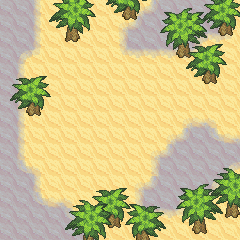

This is a level from a 2D game, rendered from its Tiled map with the project's own tilesets. A one-line summary and the complete map file follow:
An orthogonal 15x15 tile map with 16x16 px tiles, 4 tile layers (Tile Layer 1, Tile Layer 2, Tile Layer 3, Tile Layer 4).

<map version="1.10" tiledversion="1.10.2" orientation="orthogonal" renderorder="right-down" width="15" height="15" tilewidth="16" tileheight="16" infinite="0" nextlayerid="5" nextobjectid="1">
 <tileset firstgid="1" source="../lostlegend.tsx" />
 <layer id="1" name="Tile Layer 1" width="15" height="15">
  <data encoding="csv">
402,165,165,165,165,165,165,165,165,165,165,165,165,165,165,
402,165,165,165,165,165,165,165,165,165,165,165,165,165,165,
402,165,165,165,165,165,165,165,165,165,165,165,165,165,165,
402,165,165,165,165,165,165,165,165,165,165,165,165,165,165,
402,165,165,165,165,165,165,165,165,165,165,165,165,165,165,
402,165,165,165,165,165,165,165,165,165,165,165,165,165,165,
402,165,165,165,165,165,165,165,165,165,165,165,165,165,165,
402,165,165,165,165,165,165,165,165,165,165,165,165,165,165,
402,165,165,165,165,165,165,165,165,165,165,165,165,165,165,
402,165,165,165,165,165,165,165,165,165,165,165,165,165,165,
402,165,165,165,165,165,165,165,165,165,165,165,165,165,165,
402,165,165,165,165,165,165,165,165,165,165,165,165,165,165,
402,165,165,165,165,165,165,165,165,165,165,165,165,165,165,
402,402,165,165,165,165,165,165,165,165,165,165,165,165,165,
402,402,165,165,165,165,165,165,165,165,165,165,165,165,165
</data>
 </layer>
 <layer id="2" name="Tile Layer 2" width="15" height="15">
  <data encoding="csv">
0,402,403,0,0,0,0,0,361,522,402,402,402,402,403,
0,402,403,0,0,0,0,361,522,402,402,402,402,402,403,
0,402,403,0,0,0,0,401,402,402,402,402,481,442,443,
0,481,443,0,0,0,0,441,442,442,442,442,443,0,0,
0,403,0,0,0,0,0,0,0,0,0,0,0,0,0,
0,403,0,0,0,0,0,0,0,0,0,0,0,0,0,
0,403,0,0,0,0,0,0,0,0,0,0,0,0,0,
0,403,0,0,0,0,0,0,0,0,0,361,362,363,0,
0,403,0,0,0,0,0,0,0,0,361,522,402,521,362,
0,403,0,0,0,0,0,0,0,361,522,402,402,402,402,
0,521,363,0,0,0,0,0,0,401,402,402,402,402,481,
0,402,403,0,0,208,209,0,361,522,402,402,402,481,443,
0,402,521,362,363,248,249,0,401,402,402,481,442,443,0,
0,0,402,402,521,288,289,0,441,442,442,443,0,0,0,
0,0,402,402,402,521,329,0,0,0,0,0,0,0,0
</data>
 </layer>
 <layer id="3" name="Tile Layer 3" width="15" height="15">
  <data encoding="csv">
0,0,0,366,367,368,288,289,290,291,2147483976,2147483975,248,249,250,
0,0,0,406,407,408,0,329,330,0,2147484016,2147484015,288,289,290,
0,0,0,446,447,448,0,0,0,0,2147484056,2147484055,2147484054,329,330,
0,0,0,0,0,0,0,0,0,0,2147484096,2147484095,2147484094,0,0,
0,209,210,0,0,0,0,0,0,0,0,0,0,0,0,
248,249,250,251,0,0,0,0,0,0,0,0,0,0,0,
288,289,290,291,0,0,0,0,0,0,0,0,0,0,0,
0,329,330,0,0,0,0,0,0,0,0,0,0,0,0,
0,0,0,0,0,0,0,0,0,0,0,0,0,0,0,
0,0,0,0,0,0,0,0,0,0,0,0,0,0,0,
0,0,0,0,0,0,0,0,0,0,0,0,0,326,327,
0,0,0,0,0,0,0,210,211,0,0,0,0,366,367,
0,0,0,0,326,327,328,250,251,0,0,0,0,406,407,
0,0,0,0,366,367,368,290,291,0,0,0,0,446,447,
0,0,0,0,406,407,408,330,331,0,0,0,0,0,0
</data>
 </layer>
 <layer id="4" name="Tile Layer 4" width="15" height="15">
  <data encoding="csv">
0,0,0,0,0,0,0,0,0,0,0,0,328,0,0,
0,0,0,0,0,0,0,0,0,0,0,0,368,0,0,
0,0,0,0,0,0,0,0,0,0,0,0,209,210,211,
0,0,0,0,0,0,0,0,0,0,0,248,249,250,251,
0,0,0,0,0,0,0,0,0,0,0,288,289,290,291,
0,0,0,0,0,0,0,0,0,0,0,0,329,330,331,
0,0,0,0,0,0,0,0,0,0,0,0,0,0,0,
0,0,0,0,0,0,0,0,0,0,0,0,0,0,0,
0,0,0,0,0,0,0,0,0,0,0,0,0,0,0,
0,0,0,0,0,0,0,0,0,0,0,0,0,0,0,
0,0,0,0,0,0,0,0,0,0,0,0,0,0,0,
0,0,0,0,0,0,0,0,0,0,0,2147483976,2147483975,2147483974,0,
0,0,0,0,0,0,0,0,2147483858,2147483857,2147483856,2147484016,2147484015,2147484014,0,
0,0,0,0,0,0,0,2147483899,2147483898,2147483897,2147483896,2147484056,2147484055,2147484054,0,
0,0,0,0,0,0,0,2147483939,2147483938,2147483937,2147483936,2147484096,2147484095,2147484094,0
</data>
 </layer>
</map>